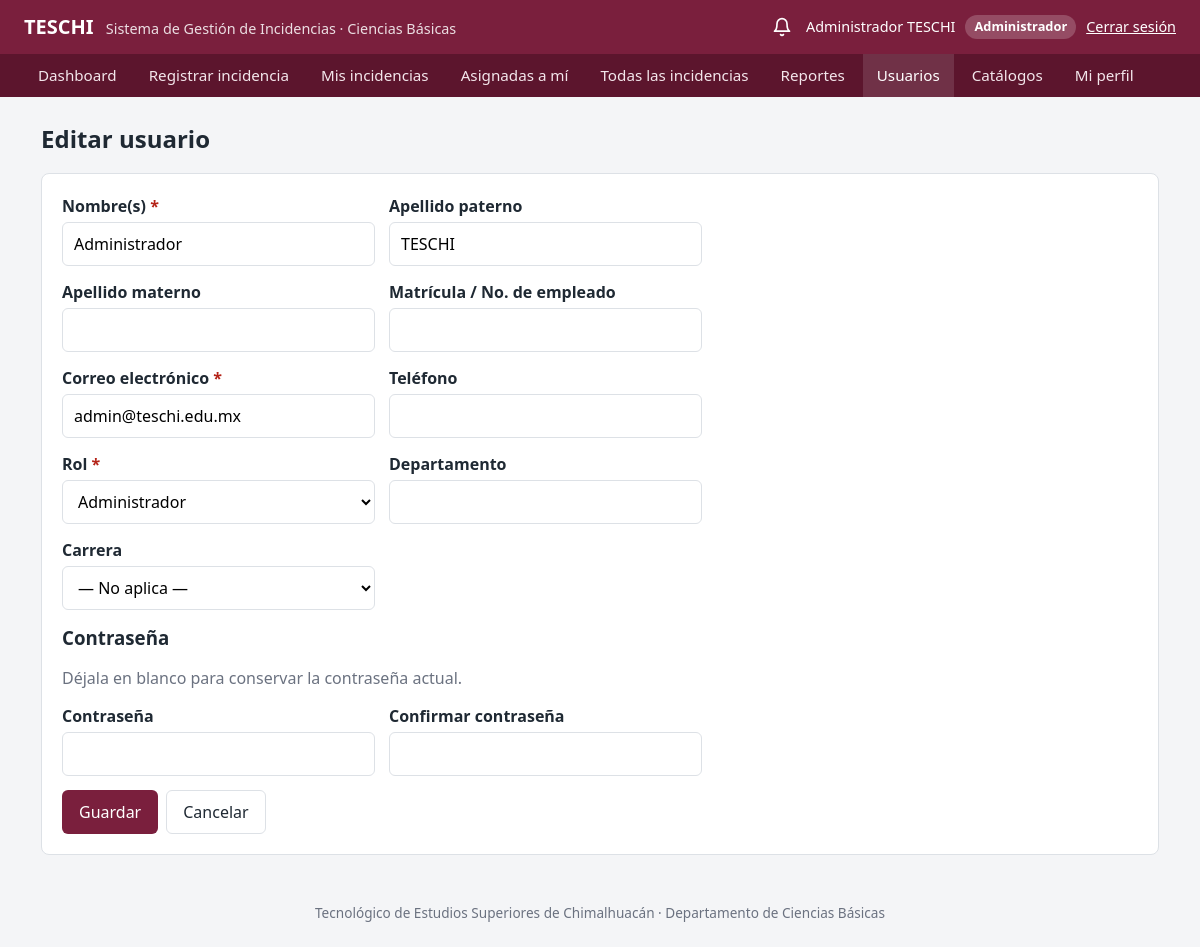
Screenshot of /public/usuario_form.php?id=1 (signed in) with the database file from the repository.
### tables this page shows
CREATE TABLE `usuarios` (
  `id` int(11) NOT NULL,
  `matricula` varchar(30) DEFAULT NULL,
  `nombre` varchar(100) NOT NULL,
  `apellido_paterno` varchar(100) DEFAULT NULL,
  `apellido_materno` varchar(100) DEFAULT NULL,
  `correo` varchar(150) NOT NULL,
  `password` varchar(255) NOT NULL,
  `rol_id` int(11) NOT NULL,
  `departamento` varchar(150) DEFAULT NULL,
  `telefono` varchar(20) DEFAULT NULL,
  `activo` tinyint(1) DEFAULT 1,
  `fecha_registro` timestamp NOT NULL DEFAULT current_timestamp()
);

### app/models/Usuario.php (called while the page is built, shortened)
<?php
class Usuario
{
    private $conn;
    public function __construct($db)
    {
        $this->conn = $db;
    }
    public function buscarPorId($id)
    {
        $sql = "
            SELECT
                u.*,
                r.nombre AS rol
            FROM usuarios u
            INNER JOIN roles r
                ON u.rol_id = r.id
            WHERE u.id = ?
            LIMIT 1
        ";
        $stmt = $this->conn->prepare($sql);
        $stmt->execute([$id]);
        return $stmt->fetch(PDO::FETCH_ASSOC);
    }
}

### app/helpers/auth.php (called while the page is built, shortened)
<?php
function e($valor)
{
    return htmlspecialchars((string) ($valor ?? ""), ENT_QUOTES, "UTF-8");
}

### app/config/institucion.php (called while the page is built)
<?php
return [
    "nombre" => "TECNOLÓGICO DE ESTUDIOS SUPERIORES DE CHIMALHUACÁN",
    "direccion" => "C. ÓPALO 18, STA. MARÍA NATIVITAS, 56335",
    "ciudad" => "CHIMALHUACÁN, MÉX.",
    "departamento" => "Departamento de Ciencias Básicas",
    "logos" => [
        __DIR__ . "/../../public/img/logo.png",
        __DIR__ . "/../../public/img/logo.jpg",
    ],
    "carreras" => [
        "Ingeniería en Animación Digital y Efectos Visuales",
        "Ingeniería en Sistemas Computacionales",
        "Ingeniería Industrial",
        "Ingeniería Mecatrónica",
        "Ingeniería Química",
        "Licenciatura en Administración",
        "Licenciatura en Gastronomía",
        "Posgrado en Administración",
    ],
    "leyenda_garantia" => "CONSERVE ESTE TICKET PARA GARANTÍA",
    "leyenda_aclaracion" => "Cualquier aclaración o rectificación, acercarse al Departamento de Ciencias Básicas.",
    "firma_departamento" => "Firma del Depto. Ciencias Básicas",
    "firma_atendido" => "Nombre y firma de la persona atendida",
    "despedida" => "GRACIAS POR SU VISITA",
];

### public/usuario_form.php (the view, shortened to what this page needs)
<?php
require_once "../app/helpers/auth.php";
require_once "../app/models/Usuario.php";
require_once "../app/helpers/carreras.php";
$database = new Database();
$conn = $database->conectar();
$usuarioModel = new Usuario($conn);
$roles = $usuarioModel->obtenerRoles();
$id = $_GET["id"] ?? "";
$esEdicion = $id !== "";
$datos = [
    "matricula" => "",
    "nombre" => "",
    "apellido_paterno" => "",
    "apellido_materno" => "",
    "correo" => "",
    "rol_id" => "",
    "departamento" => "",
    "carrera" => "",
    "telefono" => "",
    "password" => ""
];
if ($esEdicion) {
    $usuario = ctype_digit((string) $id) ? $usuarioModel->buscarPorId($id) : false;
    foreach ($datos as $campo => $valor) {
        $datos[$campo] = $campo === "password" ? "" : (string) ($usuario[$campo] ?? "");
    }
}
require_once "../app/views/layouts/header.php";
?>
<div class="encabezado-pagina">
    <h1><?= $esEdicion ? "Editar usuario" : "Nuevo usuario" ?></h1>
</div>
<section class="tarjeta">
    <form method="POST" class="formulario">
        <div class="formulario-2col">
            <div>
                <label for="nombre">Nombre(s) <span class="requerido">*</span></label>
                <input type="text" id="nombre" name="nombre" maxlength="100" value="<?= e($datos["nombre"]) ?>" required>
            </div>
            <div>
                <label for="apellido_paterno">Apellido paterno</label>
                <input type="text" id="apellido_paterno" name="apellido_paterno" maxlength="100" value="<?= e($datos["apellido_paterno"]) ?>">
            </div>
            <div>
                <label for="apellido_materno">Apellido materno</label>
                <input type="text" id="apellido_materno" name="apellido_materno" maxlength="100" value="<?= e($datos["apellido_materno"]) ?>">
            </div>
            <div>
                <label for="matricula">Matrícula / No. de empleado</label>
                <input type="text" id="matricula" name="matricula" maxlength="30" value="<?= e($datos["matricula"]) ?>">
            </div>
            <div>
                <label for="correo">Correo electrónico <span class="requerido">*</span></label>
                <input type="email" id="correo" name="correo" maxlength="150" value="<?= e($datos["correo"]) ?>" required>
            </div>
            <div>
                <label for="telefono">Teléfono</label>
                <input type="tel" id="telefono" name="telefono" maxlength="20" value="<?= e($datos["telefono"]) ?>">
            </div>
            <div>
                <label for="rol_id">Rol <span class="requerido">*</span></label>
                <select id="rol_id" name="rol_id" required>
                    <?php foreach ($roles as $rolId => $nombre): ?>
                        <option value="<?= $rolId ?>" <?= (string) $rolId === $datos["rol_id"] ? "selected" : "" ?>>
                            <?= e($nombre) ?>
                        </option>
                    <?php endforeach; ?>
                </select>
            </div>
            <div>
                <label for="departamento">Departamento</label>
                <input type="text" id="departamento" name="departamento" maxlength="150" value="<?= e($datos["departamento"]) ?>">
            </div>
            <div>
                <label for="carrera">Carrera</label>
                <?= campoCarrera($datos["carrera"]) ?>
            </div>
        </div>
        <h3 style="margin-bottom: 0">Contraseña</h3>
        <?php if ($esEdicion): ?>
            <p class="texto-suave" style="margin: 0">Déjala en blanco para conservar la contraseña actual.</p>
        <?php endif; ?>
        <div class="formulario-2col">
            <div>
                <label for="password">
                    Contraseña <?php if (!$esEdicion): ?><span class="requerido">*</span><?php endif; ?>
                </label>
                <input type="password" id="password" name="password" minlength="8" autocomplete="new-password" <?= $esEdicion ? "" : "required" ?>>
            </div>
            <div>
                <label for="password_confirmar">Confirmar contraseña</label>
                <input type="password" id="password_confirmar" name="password_confirmar" minlength="8" autocomplete="new-password" <?= $esEdicion ? "" : "required" ?>>
            </div>
        </div>
        <div class="acciones">
            <button type="submit" class="btn btn-primary">Guardar</button>
            <a href="usuarios.php" class="btn btn-secundario">Cancelar</a>
        </div>
    </form>
</section>
<?php require_once "../app/views/layouts/footer.php"; ?>

### public/css/style.css (style rules this page uses)
:root { --color-primario: #7a1f3d; --color-primario-oscuro: #5c152d; --color-fondo: #f4f5f7; --color-tarjeta: #ffffff; --color-texto: #1f2933; --color-suave: #6b7280; --color-borde: #dde1e6; --color-exito: #1e7b4d; --color-error: #b42318; --radio: 8px; }
* { box-sizing: border-box; }
body { margin: 0; font-family: "Segoe UI", Roboto, Arial, sans-serif; background: var(--color-fondo); color: var(--color-texto); line-height: 1.5; }
a { color: var(--color-primario); }
.tarjeta { background: var(--color-tarjeta); border: 1px solid var(--color-borde); border-radius: var(--radio); padding: 20px; margin-bottom: 20px; }
.tarjeta h2, .tarjeta h3 { margin-top: 0; }
.encabezado-pagina { display: flex; flex-wrap: wrap; justify-content: space-between; align-items: center; gap: 12px; margin-bottom: 16px; }
.encabezado-pagina h1 { margin: 0; font-size: 1.5rem; }
.texto-suave { color: var(--color-suave); }
.formulario { display: grid; gap: 14px; max-width: 640px; }
.formulario-2col { display: grid; grid-template-columns: repeat(auto-fit, minmax(240px, 1fr)); gap: 14px; }
label { display: block; font-weight: 600; margin-bottom: 4px; }
input[type="text"], input[type="email"], input[type="password"], input[type="tel"], input[type="search"], input[type="date"], input[type="number"], select, textarea { width: 100%; padding: 9px 11px; border: 1px solid var(--color-borde); border-radius: 6px; font: inherit; background: #fff; }
.requerido { color: var(--color-error); }
.btn { display: inline-block; padding: 9px 16px; border: 1px solid transparent; border-radius: 6px; font: inherit; cursor: pointer; text-decoration: none; text-align: center; }
.btn-primary { background: var(--color-primario); color: #fff; }
.btn-secundario { background: #fff; border-color: var(--color-borde); color: var(--color-texto); }
.acciones { display: flex; flex-wrap: wrap; gap: 8px; }

### rows the page displays
usuarios: nombre "Administrador", apellido_paterno "TESCHI", correo "admin@teschi.edu.mx", rol_id "Administrador"

### other values shown
$_SESSION["nombre"] . " " . ($_SESSION["apellido_paterno"] ?? "") "Administrador TESCHI"
$_SESSION["rol"] "Administrador"
$texto "Dashboard"
$texto "Registrar incidencia"
$texto "Mis incidencias"
$texto "Asignadas a mí"
$texto "Todas las incidencias"
$texto "Reportes"
$texto "Usuarios"
$texto "Catálogos"
$texto "Mi perfil"
